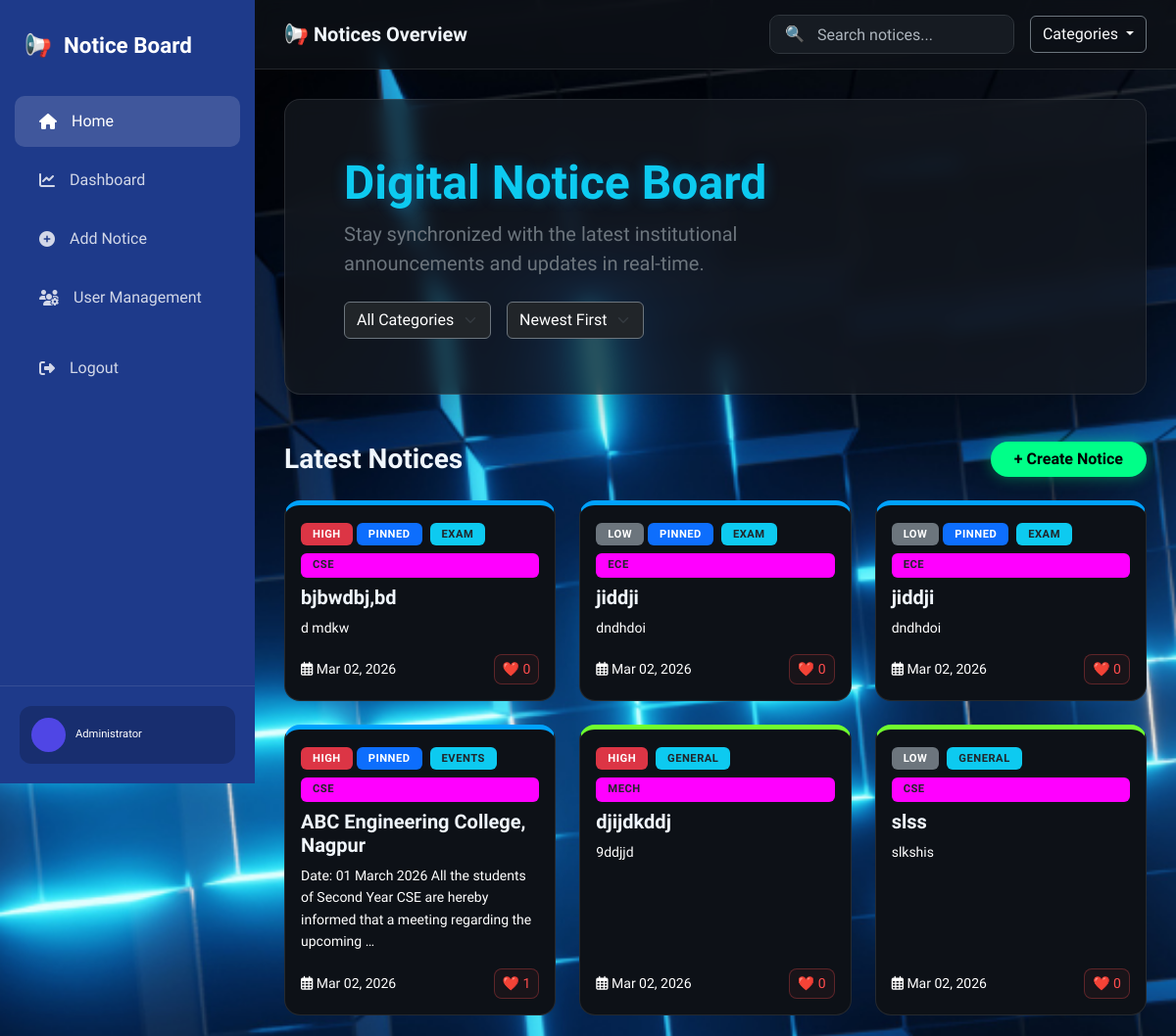
/ (upper part), run on an earlier commit of the app's database.
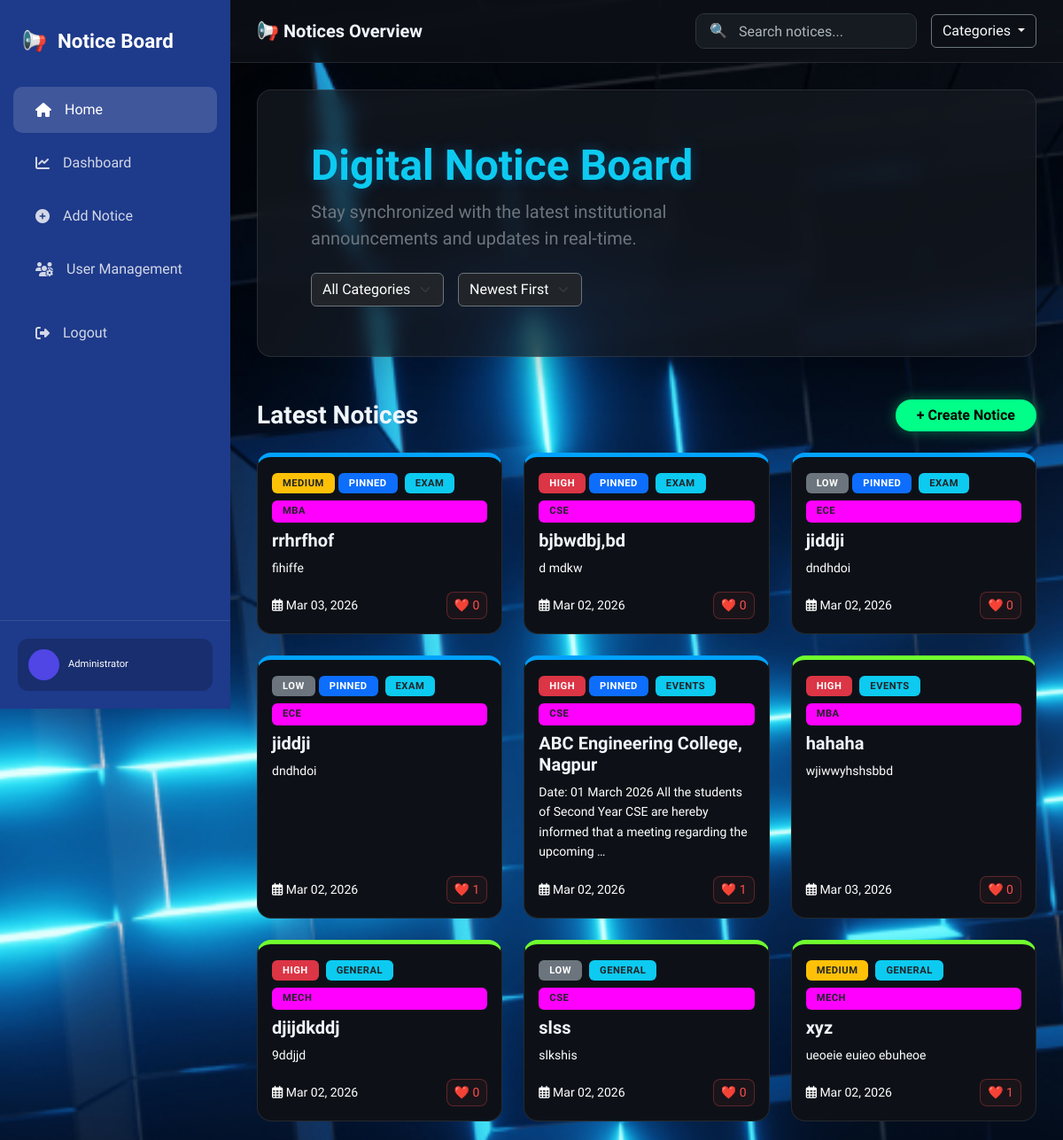
And on a later commit of the database.
### noticeboard/models.py (models this page shows, shortened)
class Notice(models.Model):
    title = models.CharField(max_length=255)
    content = models.TextField()
    category = models.ForeignKey(Category, on_delete=models.CASCADE)
    attachment = models.FileField(upload_to='notice_files/', null=True, blank=True)
    created_by = models.ForeignKey(User, on_delete=models.CASCADE)
    created_at = models.DateTimeField(auto_now_add=True)
    expiry_date = models.DateTimeField(null=True, blank=True)
    department = models.CharField(
        max_length=20,
        choices=Profile.DEPARTMENT_CHOICES,
        default='cse'
    )
    views_count = models.IntegerField(default=0)
    is_pinned = models.BooleanField(default=False)
    likes = models.ManyToManyField(User, related_name='liked_notices', blank=True)
    PRIORITY_CHOICES = [
        ('low', 'Low'),
        ('medium', 'Medium'),
        ('high', 'High'),
    ]
    priority = models.CharField(
        max_length=10,
        choices=PRIORITY_CHOICES,
        default='low'
    )

class Category(models.Model):
    name = models.CharField(max_length=100)

### noticeboard/views.py (the view)
# urls.py: 2. Add a URL to urlpatterns:  path('', views.home, name='home')
def home(request):
    notices = Notice.objects.select_related('category').all()
    categories = Category.objects.all()
    notices = notices.filter(
        models.Q(expiry_date__isnull=True) |
        models.Q(expiry_date__gt=timezone.now())
    )
    search_query = request.GET.get('search')
    if search_query:
        notices = notices.filter(
            title__icontains=search_query
        )
    category_id = request.GET.get('category')
    if category_id and category_id != "all":
        notices = notices.filter(category_id=category_id)
    sort = request.GET.get('sort', '-created_at')
    notices = notices.order_by('-is_pinned', sort)
    context = {
        'notices': notices,
        'categories': categories,
    }
    return render(request, 'noticeboard/home.html', context)

### noticeboard/templates/noticeboard/home.html (shortened to what this page needs)
{% extends 'noticeboard/base.html' %}
{% block content %}
<div class="p-5 mb-5 hero-glass rounded-4 shadow-lg">
  <div class="container-fluid py-2">
    <h1 class="display-5 fw-bold text-info">Digital Notice Board</h1>
    <p class="col-md-8 fs-5 text-secondary">
      Stay synchronized with the latest institutional announcements and updates in real-time.
    </p>
    <div class="d-flex gap-3 mt-4">
      <form method="GET" class="z-top">
        <select name="category" class="form-select bg-dark text-white border-secondary" onchange="this.form.submit()">
          <option value="all">All Categories</option>
        </select>
      </form>
      <form method="GET" class="z-top">
        <select name="sort" class="form-select bg-dark text-white border-secondary" onchange="this.form.submit()">
          <option value="-created_at" {% if request.GET.sort == "-created_at" %}selected{% endif %}>Newest First</option>
        </select>
      </form>
    </div>
  </div>
</div>
<div class="d-flex justify-content-between align-items-center mb-4">
    <h3 class="mb-0 fw-bold">Latest Notices</h3>
    <a href="{% url 'add_notice' %}" class="btn btn-success fw-bold rounded-pill px-4 z-top"
       style="background: #00ff88; color: black; border: none; box-shadow: 0 0 15px rgba(0,255,136,0.4);">
       + Create Notice
    </a>
</div>
<div class="row">
  {% for notice in notices %}
  <div class="col-md-4 mb-4">
    <div class="card notice-card h-100 position-relative">
      <div class="card-body d-flex flex-column">
        <div class="mb-2 z-top">
          {% if notice.priority == 'high' %}
            <span class="badge bg-danger">High</span>
          {% elif notice.priority == 'medium' %}
            <span class="badge bg-warning text-dark">Medium</span>
          {% else %}
            <span class="badge bg-secondary">Low</span>
          {% endif %}
          {% if notice.is_pinned %}
            <span class="badge bg-primary">Pinned</span>
          {% endif %}
          <span class="badge bg-info text-dark ms-1">
            {{ notice.category.name }}
          </span>
        </div>
        <span class="deptt text-dark">
           {{ notice.department|default:"General" }}
        </span>
        <h5 class="mt-2">
          <a href="{% url 'notice_detail' notice.id %}" class="card-title-link text-decoration-none text-info fw-bold">
            {{ notice.title }}
          </a>
        </h5>
        <p class="card-text text-secondary small mb-3">
          {{ notice.content|truncatewords:20 }}
        </p>
        <div class="mt-auto d-flex justify-content-between align-items-center z-top">
            <small class="text-muted">
                <i class="fa-regular fa-calendar-days"></i> {{ notice.created_at|date:"M d, Y" }}
            </small>
            <button class="btn btn-sm btn-outline-danger like-btn" data-id="{{ notice.id }}">
              ❤️ <span id="like-count-{{ notice.id }}">{{ notice.likes.count }}</span>
            </button>
        </div>
      </div>
    </div>
  </div>
  {% empty %}
    <div class="col-12 text-center py-5">
        <p class="text-muted fs-4">No notices available in this category.</p>
    </div>
  {% endfor %}
</div>
{% endblock %}

### noticeboard/templates/noticeboard/base.html (shortened to what this page needs)
{% load static %}
<!doctype html>
<html lang="en">
  <head>
    <link rel="stylesheet" href="https://cdnjs.cloudflare.com/ajax/libs/font-awesome/6.4.2/css/all.min.css">
    <link href="https://cdn.jsdelivr.net/npm/bootstrap@5.3.2/dist/css/bootstrap.min.css" rel="stylesheet" />
    <link rel="stylesheet" href="{% static 'css/style.css' %}" />
  </head>
  {% load django_browser_reload %}
  <body>
    <aside class="sidebar">
      <a class="sidebar-brand" href="{% url 'home' %}">
        📢 <span>Notice Board</span>
      </a>
      <nav class="nav flex-column">
        <a class="nav-link {% if request.resolver_match.url_name == 'home' %}active{% endif %}" href="{% url 'home' %}">
          <i class="fa-solid fa-house"></i> Home
        </a>
        <a class="nav-link {% if request.resolver_match.url_name == 'dashboard' %}active{% endif %}" href="{% url 'dashboard' %}">
          <i class="fa-solid fa-chart-line"></i> Dashboard
        </a>
        <a class="nav-link {% if request.resolver_match.url_name == 'add_notice' %}active{% endif %}" href="{% url 'add_notice' %}">
          <i class="fa-solid fa-plus-circle"></i> Add Notice
        </a>
        <a class="nav-link {% if request.resolver_match.url_name == 'user_list' %}active{% endif %}" href="{% url 'user_list' %}">
            <i class="fa-solid fa-users-gear"></i> User Management
        </a>
        <a class="nav-link text-danger mt-3" href="{% url 'logout' %}">
            <i class="fa-solid fa-right-from-bracket"></i> Logout
        </a>
      </nav>
      <div class="sidebar-footer">
          <div class="profile-card">
              <div class="profile-img">{{ user.username|first|upper }}</div>
              <div class="overflow-hidden">
                  <div class="text-muted" style="font-size: 0.7rem;">Administrator</div>
              </div>
          </div>
      </div>
    </aside>
    <header class="top-nav d-flex justify-content-between align-items-center">
        <h5 class="mb-0 fw-bold">📢 {% block page_title %}Notices Overview{% endblock %}</h5>
        <div class="d-flex align-items-center gap-3">
            <form method="GET" class="position-relative d-flex align-items-center">
                <span class="position-absolute ms-3" style="pointer-events: none;">🔍</span>
                <input name="search" type="search" placeholder="Search notices..."
                       class="form-control ps-5 custom-search"
                       value="{{ request.GET.search }}">
            </form>
            <div class="dropdown">
                <button class="btn btn-outline-light dropdown-toggle border-secondary" type="button" data-bs-toggle="dropdown">
                    Categories
                </button>
            </div>
        </div>
    </header>
    <main class="main-wrapper">
        {% block content %} {% endblock %}
    </main>
  </body>
</html>

### noticeboard/static/css/style.css (style rules this page uses)
:root { --bg-deep: #2cf8ff; --card-bg: #000000; --sidebar-bg: #be6e95; --neon-green: #70ff2e; --neon-red: #ff4d4d; --neon-blue: #00a2ff; --neon-yellow: #ffcc00; --text-main: #f0f6fc; --text-dim: #ffffff; --border-glow: #ffffff; }
body { background-image: url("/static/images/background.png"); background-size: cover; background-position: center; background-repeat: no-repeat; background-attachment: fixed; background-color: var(--bg-deep) !important; color: var(--text-main) !important; font-family: 'Segoe UI', Roboto, Helvetica, Arial, sans-serif; }
.display-5 { color: var(--neon-blue); text-shadow: 0 0 15px rgba(0, 162, 255, 0.3); }
.card { background-color: var(--card-bg) !important; border: 1px solid var(--border-glow) !important; border-radius: 16px !important; transition: all 0.3s cubic-bezier(0.4, 0, 0.2, 1); overflow: hidden; }
.card:has(.bg-danger) { border-top: 5px solid var(--neon-red) !important; }
.card:has(.bg-warning) { border-top: 5px solid var(--neon-yellow) !important; }
.card:has(.bg-info), .card:has(.bg-success) { border-top: 5px solid var(--neon-green) !important; }
.card:has(.bg-primary) { border-top: 5px solid var(--neon-blue) !important; }
.badge { padding: 6px 12px !important; font-weight: 700 !important; letter-spacing: 0.5px; border-radius: 6px !important; text-transform: uppercase; font-size: 0.7rem !important; }
.card-body h5 a { color: var(--text-main) !important; text-decoration: none !important; }
.card-text { color: var(--text-dim) !important; line-height: 1.6; }
.text-muted { color: var(--text-dim) !important; font-weight: 500; }
.like-btn { border: 1px solid rgba(255, 77, 77, 0.3) !important; color: var(--neon-red) !important; background: rgba(255, 77, 77, 0.05) !important; border-radius: 8px !important; transition: 0.2s; }
input, textarea, select { background-color: #8492ff !important; border: 1px solid var(--border-glow) !important; color: white !important; }
.deptt { background-color: #ff00ff; padding: 4px 12px !important; font-weight: 700 !important; letter-spacing: 0.5px; border-radius: 6px !important; text-transform: uppercase; font-size: 0.7rem !important; }

### noticeboard/templates/noticeboard/base.html (style rules this page uses)
:root { --side-blue: #1e3a8a; --side-hover: rgba(255, 255, 255, 0.1); --bg-body: #0d1117; --sidebar-width: 260px; }
body { font-family: 'Plus Jakarta Sans', sans-serif; background-color: var(--bg-body); color: #ffffff; overflow-x: hidden; }
.sidebar { width: var(--sidebar-width); height: 100vh; position: fixed; top: 0; left: 0; background-color: var(--side-blue); padding-top: 20px; display: flex; flex-direction: column; z-index: 1000; }
.sidebar-brand { padding: 10px 25px 30px; font-size: 1.4rem; font-weight: 700; color: white; text-decoration: none; display: flex; align-items: center; gap: 12px; }
.sidebar .nav-link { color: rgba(255, 255, 255, 0.8) !important; padding: 14px 25px; margin: 4px 15px; border-radius: 10px; display: flex; align-items: center; gap: 15px; font-weight: 500; transition: 0.3s; }
.sidebar .nav-link.active { background: rgba(255, 255, 255, 0.15); color: white !important; }
.top-nav { margin-left: var(--sidebar-width); background: rgba(13, 17, 23, 0.8); backdrop-filter: blur(10px); border-bottom: 1px solid rgba(255, 255, 255, 0.1); padding: 15px 30px; position: sticky; top: 0; z-index: 999; }
.main-wrapper { margin-left: var(--sidebar-width); padding: 30px; min-height: 100vh; }
.custom-search { width: 250px; border-radius: 10px; transition: 0.3s; height: 40px; background-color: #161b22 !important; border: 1px solid #30363d !important; color: white !important; }
.custom-search::placeholder { color: #adb5bd !important; opacity: 1 !important; }
.sidebar-footer { margin-top: auto; padding: 20px; border-top: 1px solid rgba(255, 255, 255, 0.1); }
.profile-card { background: rgba(0,0,0,0.2); padding: 12px; border-radius: 12px; display: flex; align-items: center; gap: 10px; }
.profile-img { width: 35px; height: 35px; border-radius: 50%; background: #4f46e5; display: flex; align-items: center; justify-content: center; font-weight: bold; }

What changed in the data, as far as the page shows it:
added Notice: priority "MEDIUM", is_pinned "PINNED", category.name "EXAM", department "MBA", title "rrhrfhof", content "fihiffe", created_at "Mar 03, 2026", likes.count "0"
computed for Notice (number 4 of 9 on the later page): likes.count "0" → "1"
added Notice: priority "HIGH", category.name "EVENTS", department "MBA", title "hahaha", content "wjiwwyhshsbbd", created_at "Mar 03, 2026", likes.count "0"
now on this page (row edited): Notice: priority "MEDIUM", category.name "GENERAL", department "MECH", title "xyz", content "ueoeie euieo ebuheoe", created_at "Mar 02, 2026", likes.count "1"
